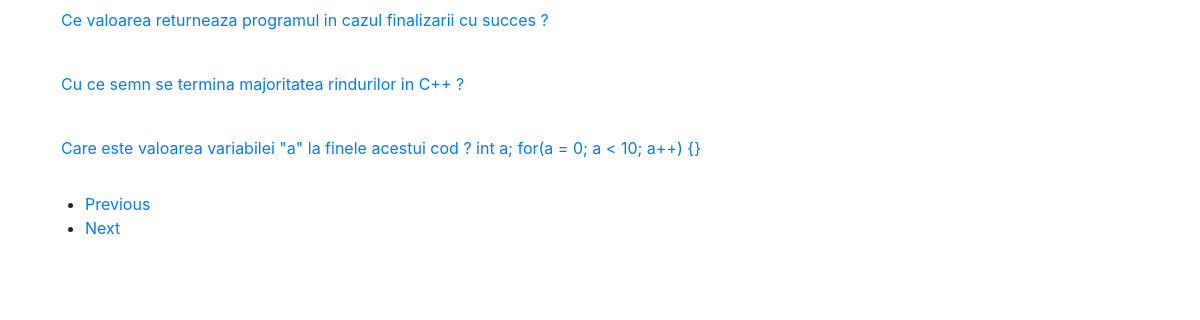
The page /administration/edit.php on the database as committed earlier.
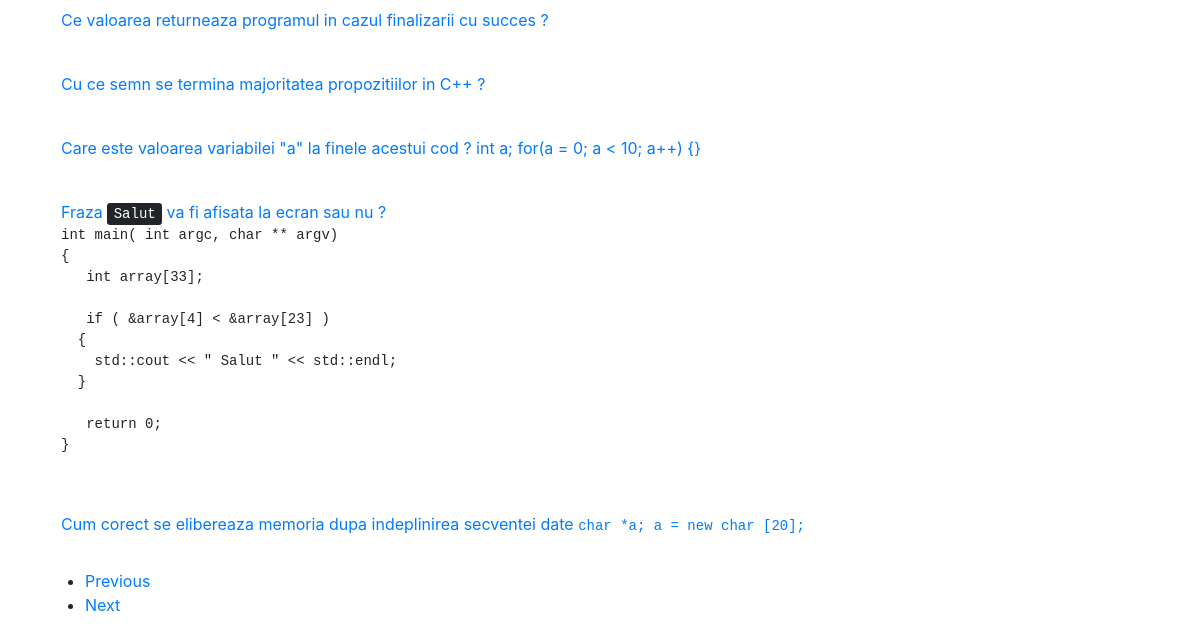
The same page on the database as committed later.
### tables this page shows
CREATE TABLE `Question` (
  `id` int(11) NOT NULL,
  `quiz` text NOT NULL,
  `level` int(1) NOT NULL
);

### administration/edit.php (the view, shortened to what this page needs)
<?
if(!isset($_GET['p']))
	$range=1;
else
	$range=$_GET['p'];
function getQuestions()
	{
		$max=$GLOBALS['range']*5;
		$min = $max - 4;
		$Q = mysql_query("SELECT * FROM Question WHERE id BETWEEN $min AND $max ");
		$q = mysql_fetch_array($Q);
		do
			{
				echo "<a class='nav-link' href='edit.php?id=$q[0]'>$q[1]</a><br>";
			}while($q = mysql_fetch_array($Q));
	}
?>
<!DOCTYPE html>
	<html>
		<head>
				<link rel="stylesheet" href="//maxcdn.bootstrapcdn.com/bootstrap/4.0.0-alpha.2/css/bootstrap.min.css" />
		</head>
		<body>
			<div class="container" id="main">
				<?
				if(isset($_GET['id']))
					{
						$var = $_GET['id'];
						$Question = mysql_fetch_row(mysql_query("SELECT * FROM Question WHERE id=$var"));
						echo "<form name=\"edit\" action=\"edit.php\" method=\"POST\">";
						echo "<label>Intrebarea</label>";
			     		echo "<textarea class='form-control' rows='5' name='q' required>$Question[1]</textarea>";
			     		echo "<label>Nivelul de greutate</label>";
			    		echo "<select class='form-control' name='level' required>";
               			echo "<option></option><option>Incepator</option><option >Mediu</option><option >Avansat</option>";
                      	echo "</select>";
              			$Q = mysql_query("SELECT * FROM `Answer` WHERE id_Q=$var ");
              			$i=1;
						$q = mysql_fetch_array($Q);
							do
								{
									echo '<div class="form-group">';
									echo '<label>Varianta de raspuns #'.$i.'</label>';
									echo '<input type="text" class="form-control" name="ans[]" value="'.$q[2].'" required>';
									if($q[3]==1)
										echo '<input type="radio" name="check" value="'.$i.'" checked>Corect</label>';
									else
										echo '<input type="radio" name="check" value="'.$i.'" >Corect</label>';
									echo '</div>';
									$i++;
								}while($q = mysql_fetch_array($Q));
						echo "<input type='hidden' value=$var name='id'>";
                      	echo "<button type='submit' class='btn btn-primary btn-block' name='submit'>Update</button>";
					}
				else
					{
						getQuestions();
						$p=$range-1;
						$n=$range+1;
						echo '<ul class="pager">';
						echo "<li><a href=\"edit.php?p=$p\">Previous</a></li>";
						echo "<li><a href=\"edit.php?p=$n\">Next</a></li>";
						echo '</ul>';
					}
				?>
			</div>
		</body>
	</html>

Rows that differ between the two databases and show on the page:
changed question: quiz "Cu ce semn se termina majoritatea rindurilor in C++ ?" → "Cu ce semn se termina majoritatea propozitiilor in C++ ?"
added question: quiz "Fraza Salut va fi afisata la ecran sau nu ? int main( int argc, char ** argv) { int array[33]; if ( &array[4] < &array[23] ) { std::cout << \" Salut \" << std::endl; } return 0; }"
added question: quiz "Cum corect se elibereaza memoria dupa indeplinirea secventei date char *a; a = new char [20];"
